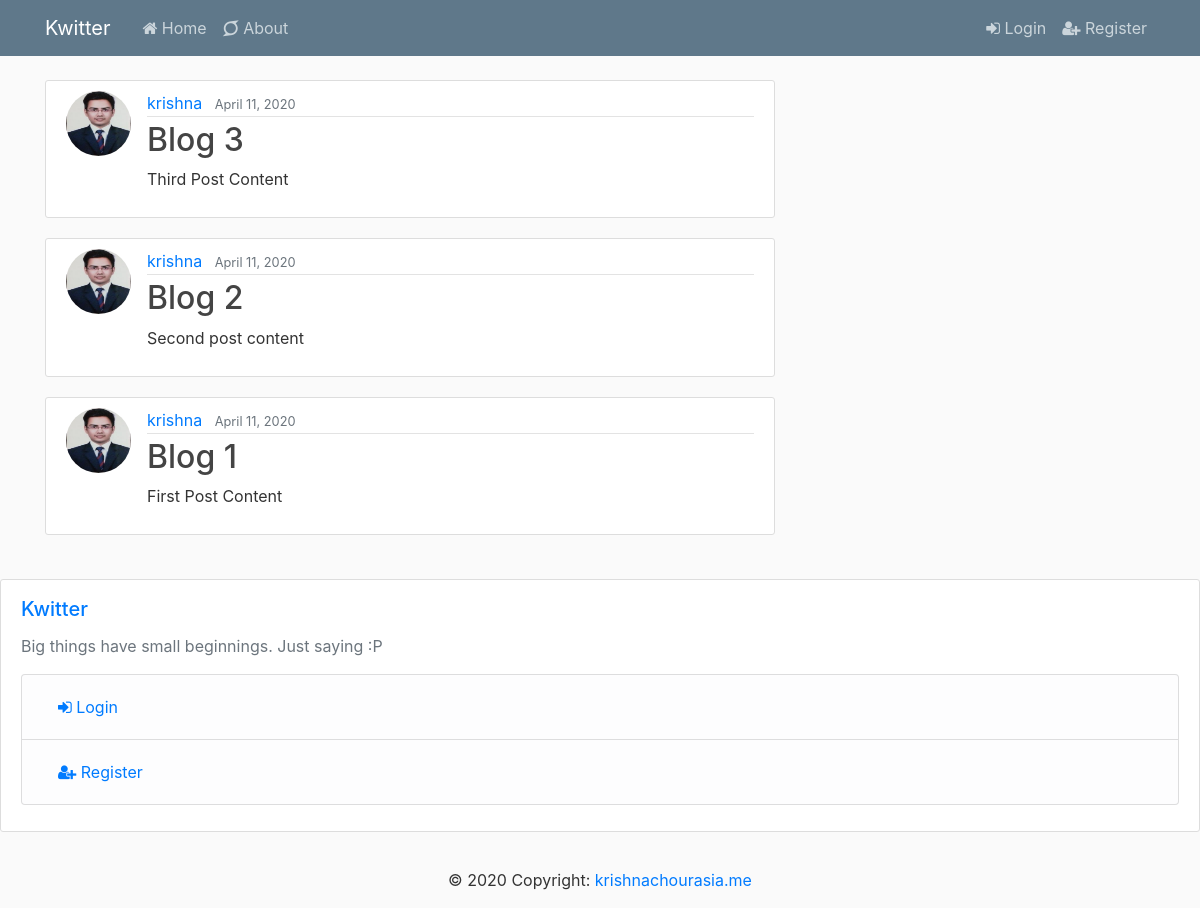
/, run on an earlier commit of the app's database.
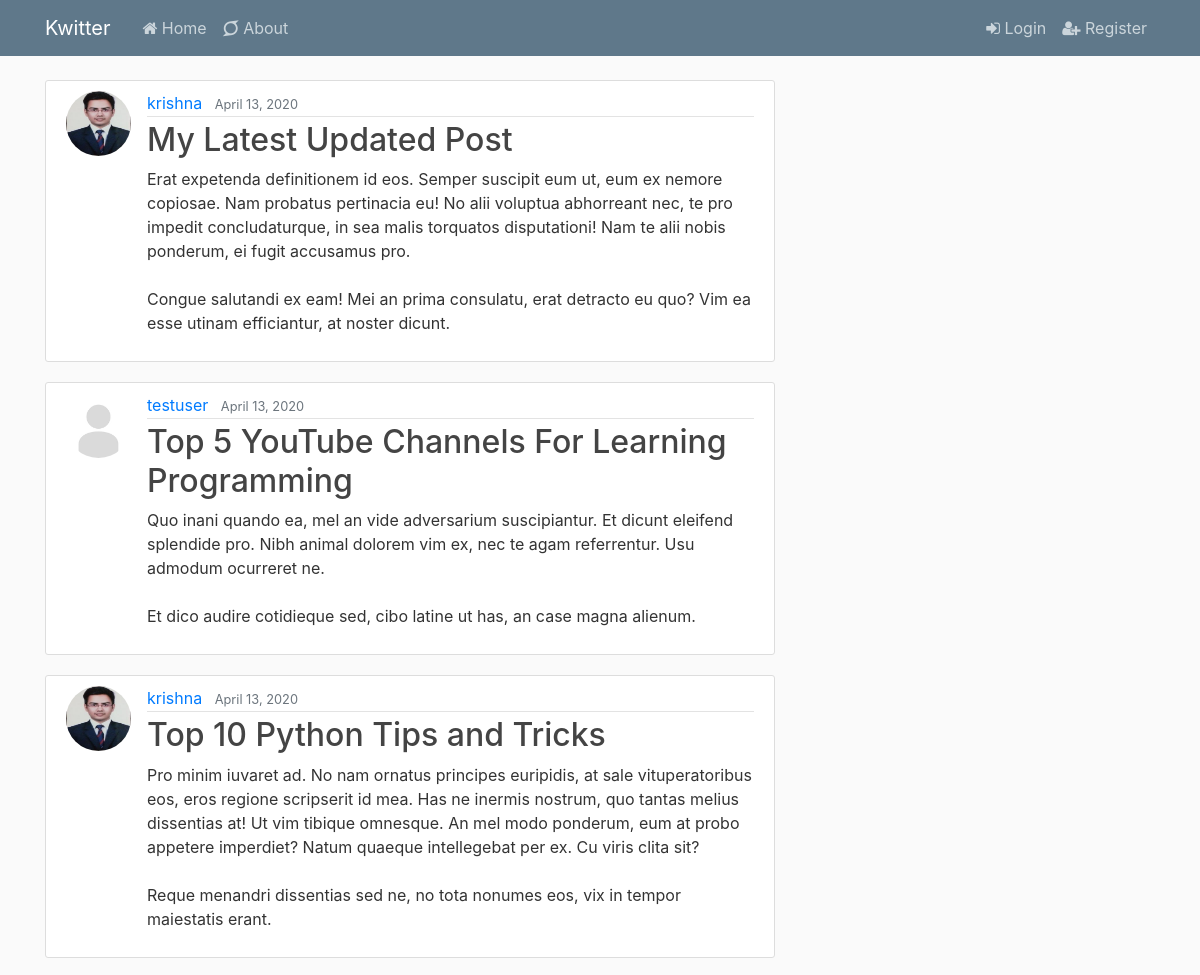
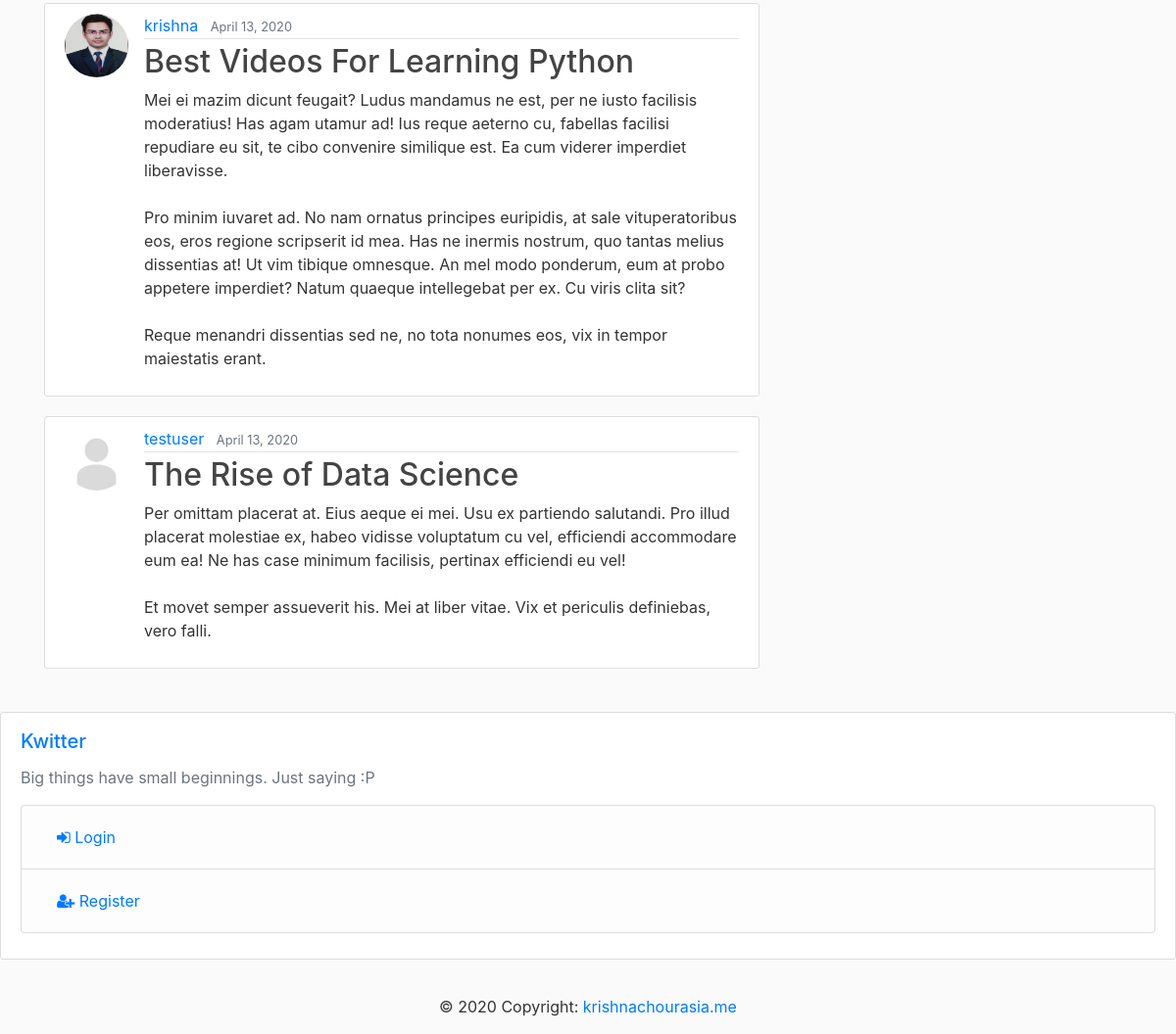
And on a later commit of the database (2 pictures, top to bottom).
### blog/models.py (models this page shows, shortened)
class Post(models.Model):
    title = models.CharField(max_length=100)
    content = models.TextField()
    date_posted = models.DateTimeField(default=timezone.now)
    author = models.ForeignKey(User, on_delete=models.CASCADE)

### users/models.py (models this page shows, shortened)
class Profile(models.Model):
    user = models.OneToOneField(User, on_delete=models.CASCADE)
    image = models.ImageField(default='profile_pics/default.jpg', upload_to='profile_pics')

### blog/views.py (the view)
# urls.py: path('', PostListView.as_view(), name='blog-home'),
class PostListView(ListView):
    model = Post
    template_name = 'blog/home.html'
    context_object_name = 'posts'
    ordering = ['-date_posted']
    paginate_by = 5

### blog/templates/blog/home.html
{% extends 'blog/base.html' %}
{% block content %}
    {% for post in posts %}
       <article class="media content-section">
           <img class="rounded-circle article-img" src="{{ post.author.profile.image.url }}" >
  <div class="media-body">
    <div class="article-metadata">
      <a class="mr-2" href="#">{{ post.author }}</a>
      <small class="text-muted">{{ post.date_posted |date:"F d, Y" }}</small>
    </div>
    <h2><a class="article-title" href="#">{{ post.title }}</a></h2>
    <p class="article-content">{{ post.content }}</p>
  </div>
</article>
    {% endfor %}
{% endblock content %}

### blog/templates/blog/base.html (shortened to what this page needs)
{% load static %}
<!DOCTYPE html>
<html lang="en">
<head>
    <link rel="stylesheet" href="https://stackpath.bootstrapcdn.com/font-awesome/4.7.0/css/font-awesome.min.css">
    <link rel="stylesheet" href="https://maxcdn.bootstrapcdn.com/bootstrap/4.0.0/css/bootstrap.min.css">
    <link rel="stylesheet" type="text/css" href="{% static "blog/main.css" %}">
</head>
<body>
    <header class="site-header">
  <nav class="navbar navbar-expand-md navbar-dark bg-steel fixed-top">
    <div class="container">
      <a class="navbar-brand mr-4" href="{% url 'blog-home' %}">Kwitter</a>
      <div class="collapse navbar-collapse" id="navbarToggle">
        <div class="navbar-nav mr-auto">
            <a class="nav-item nav-link" href="{% url 'blog-home' %}"><i class="fa fa-home" aria-hidden="true"></i> Home</a>
          <a class="nav-item nav-link" href="{% url 'blog-about' %}"><i class="fa fa-superpowers" aria-hidden="true"></i> About</a>
        </div>
        <div class="navbar-nav">
            {% if user.is_authenticated %}
                <a class="nav-item nav-link" href="{% url 'post-create' %}"><i class="fa fa-plus" aria-hidden="true"> New Post</i></a>
                <a class="nav-item nav-link second-icon menu-icon" href="{% url 'profile' %}"><i class="fa fa-user" aria-hidden="true"></i> Profile</a>
                <a class="nav-item nav-link" href="{% url 'logout' %}"><i class="fa fa-sign-out" aria-hidden="true"></i> Logout</a>
            {% else %}
                <a class="nav-item nav-link" href="{% url 'login' %}"><i class="fa fa-sign-in" aria-hidden="true"></i> Login</a>
                <a class="nav-item nav-link" href="{% url 'register' %}"><i class="fa fa-user-plus" aria-hidden="true"></i> Register</a>
            {% endif %}
        </div>
      </div>
    </div>
  </nav>
</header>
    <main role="main" class="container">
     <div class="row">
        <div class="col-md-8">
         {% block content %}{% endblock %}
        </div>
  </div>
</main>
<footer class="page-footer font-small unique-color-dark pt-4 ">
  <div class="content-section">
                <h3><a class="navbar-brand mr-4" href="{% url 'blog-home' %}">Kwitter</a></h3>
                <p class='text-muted'>Big things have small beginnings. Just saying :P
                <ul class="list-group">
                {% if user.is_authenticated %}
          <li class="list-group-item list-group-item-light">
                   <a class="nav-item nav-link" href="{% url 'post-create' %}"><i class="fa fa-plus" aria-hidden="true"></i> New Post</a>
          </li>
          <li class="list-group-item list-group-item-light">
                    <a class="nav-item nav-link second-icon menu-icon" href="{% url 'profile' %}"><i class="fa fa-user" aria-hidden="true"></i> Profile</a>
          </li>
          <li class="list-group-item list-group-item-light">
                   <a class="nav-item nav-link" href="{% url 'logout' %}"><i class="fa fa-sign-out" aria-hidden="true"></i> Logout</a>
          </li>
            {% else %}
          <li class="list-group-item list-group-item-light">
                    <a class="nav-item nav-link" href="{% url 'login' %}"><i class="fa fa-sign-in" aria-hidden="true"></i> Login</a>
          </li>
          <li class="list-group-item list-group-item-light">
                    <a class="nav-item nav-link" href="{% url 'register' %}"><i class="fa fa-user-plus" aria-hidden="true"></i> Register</a>
          </li>
            {% endif %}
          </ul>
        </p>
      </div>
  <div class="footer-copyright text-center py-3">© 2020 Copyright:
    <a href="https://krishnachourasia.me/"> krishnachourasia.me</a>
  </div>
</footer>
</body>
</html>

### blog/static/blog/main.css (style rules this page uses)
body { background: #fafafa; color: #333333; margin-top: 5rem; }
h1, h2, h3, h4, h5, h6 { color: #444444; }
ul { margin: 0; }
.bg-steel { background-color: #5f788a; }
.site-header .navbar-nav .nav-link { color: #cbd5db; }
.content-section { background: #ffffff; padding: 10px 20px; border: 1px solid #dddddd; border-radius: 3px; margin-bottom: 20px; }
.article-title { color: #444444; }
.article-content { white-space: pre-line; }
.article-img { height: 65px; width: 65px; margin-right: 16px; }
.article-metadata { padding-bottom: 1px; margin-bottom: 4px; border-bottom: 1px solid #e3e3e3 }

What changed in the data, as far as the page shows it:
no longer on this page (row unchanged): Post: author.profile.image (picture), author "krishna", date_posted "April 11, 2020", title "Blog 3", content "Third Post Content"
no longer on this page (row unchanged): Post: author.profile.image (picture), author "krishna", date_posted "April 11, 2020", title "Blog 2", content "Second post content"
no longer on this page (row unchanged): Post: author.profile.image (picture), author "krishna", date_posted "April 11, 2020", title "Blog 1", content "First Post Content"
added Post: author.profile.image (picture), author "krishna", date_posted "April 13, 2020", title "My Latest Updated Post", content "Erat expetenda definitionem id eos. Semper suscipit eum ut, eum ex nemore copiosae. Nam probatus pertinacia eu! No alii voluptua abhorreant nec, te pro impedit concludaturque, in sea malis torquatos disputationi! Nam te alii nobis ponderum, ei fugit accusamus pro. Congue salutandi ex eam! Mei an prima consulatu, erat detracto eu quo? Vim ea esse utinam efficiantur, at noster dicunt."
added Post: author.profile.image (placeholder picture), author "testuser", date_posted "April 13, 2020", title "Top 5 YouTube Channels For Learning Programming", content "Quo inani quando ea, mel an vide adversarium suscipiantur. Et dicunt eleifend splendide pro. Nibh animal dolorem vim ex, nec te agam referrentur. Usu admodum ocurreret ne. Et dico audire cotidieque sed, cibo latine ut has, an case magna alienum."
added Post: author.profile.image (picture), author "krishna", date_posted "April 13, 2020", title "Top 10 Python Tips and Tricks", content "Pro minim iuvaret ad. No nam ornatus principes euripidis, at sale vituperatoribus eos, eros regione scripserit id mea. Has ne inermis nostrum, quo tantas melius dissentias at! Ut vim tibique omnesque. An mel modo ponderum, eum at probo appetere imperdiet? Natum quaeque intellegebat per ex. Cu viris clita sit? Reque menandri dissentias sed ne, no tota nonumes eos, vix in tempor maiestatis erant."
added Post: author.profile.image (picture), author "krishna", date_posted "April 13, 2020", title "Best Videos For Learning Python", content "Mei ei mazim dicunt feugait? Ludus mandamus ne est, per ne iusto facilisis moderatius! Has agam utamur ad! Ius reque aeterno cu, fabellas facilisi repudiare eu sit, te cibo convenire similique est. Ea cum viderer imperdiet liberavisse. Pro minim iuvaret ad. No nam ornatus principes euripidis, at sale vituperatoribus eos, eros regione scripserit id mea. Has ne inermis nostrum, quo tantas melius dissentias at! Ut vim tibique omnesque. An mel modo ponderum, eum at probo appetere imperdiet? Natum quaeque intellegebat per ex. Cu viris clita sit? Reque menandri dissentias sed ne, no tota nonumes eos, vix in tempor maiestatis erant."
added Post: author.profile.image (placeholder picture), author "testuser", date_posted "April 13, 2020", title "The Rise of Data Science", content "Per omittam placerat at. Eius aeque ei mei. Usu ex partiendo salutandi. Pro illud placerat molestiae ex, habeo vidisse voluptatum cu vel, efficiendi accommodare eum ea! Ne has case minimum facilisis, pertinax efficiendi eu vel! Et movet semper assueverit his. Mei at liber vitae. Vix et periculis definiebas, vero falli."
